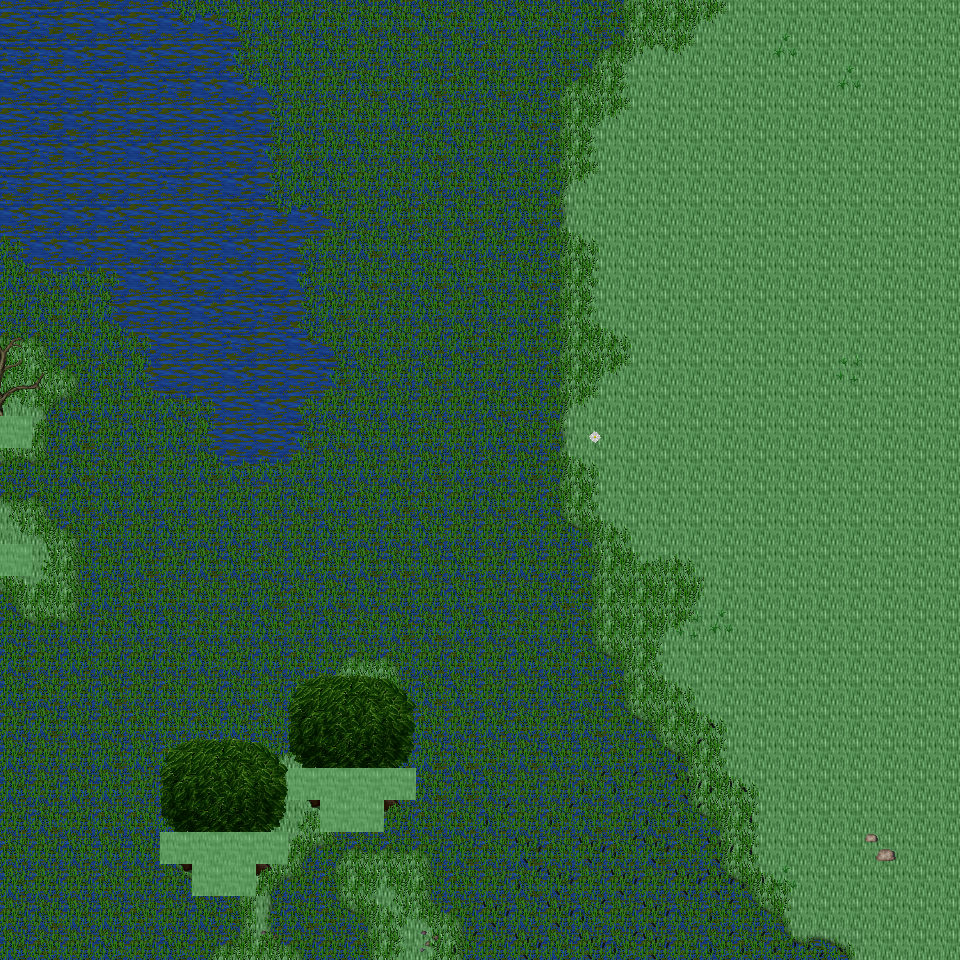

This is a level from a 2D game, rendered from its Tiled map with the project's own tilesets. A one-line summary and the map file follow, with tile-layer data summarised:
An orthogonal 30x30 tile map with 32x32 px tiles, 6 tile layers (Ground, Object, Object2, Above, ...), 35 tilesets and 6 objects (6x mapExit).

<map version="1.0" orientation="orthogonal" renderorder="right-down" width="30" height="30" tilewidth="32" tileheight="32" nextobjectid="7">
  <tileset firstgid="1" name="tileset_ground_ground" tilewidth="32" tileheight="32" tilecount="33" columns="3">
    <image source="../drawable/tileset_ground_ground.png" width="96" height="352" />
  </tileset>
  <tileset firstgid="34" name="tileset_plant_grasses" tilewidth="32" tileheight="32" tilecount="6" columns="3">
    <image source="../drawable/tileset_plant_grasses.png" width="96" height="64" />
  </tileset>
  <tileset firstgid="40" name="tileset_plant_flower_daisy_white" tilewidth="32" tileheight="32" tilecount="8" columns="2">
    <image source="../drawable/tileset_plant_flower_daisy_white.png" width="64" height="128" />
  </tileset>
  <tileset firstgid="48" name="tileset_ground_grass_edges" tilewidth="32" tileheight="32" tilecount="36" columns="12">
    <image source="../drawable/tileset_ground_grass_edges.png" width="384" height="96" />
  </tileset>
  <tileset firstgid="84" name="tileset_ground_grass_corners" tilewidth="32" tileheight="32" tilecount="24" columns="6">
    <image source="../drawable/tileset_ground_grass_corners.png" width="192" height="128" />
  </tileset>
  <tileset firstgid="108" name="tileset_ground_earth_edges" tilewidth="32" tileheight="32" tilecount="18" columns="6">
    <image source="../drawable/tileset_ground_earth_edges.png" width="192" height="96" />
  </tileset>
  <tileset firstgid="126" name="tileset_ground_rock_pebbles" tilewidth="32" tileheight="32" tilecount="3" columns="1">
    <image source="../drawable/tileset_ground_rock_pebbles.png" width="32" height="96" />
  </tileset>
  <tileset firstgid="129" name="tileset_plant_flower_daisy_yellow" tilewidth="32" tileheight="32" tilecount="8" columns="2">
    <image source="../drawable/tileset_plant_flower_daisy_yellow.png" width="64" height="128" />
  </tileset>
  <tileset firstgid="137" name="tileset_plant_flower_daisy_red" tilewidth="32" tileheight="32" tilecount="8" columns="2">
    <image source="../drawable/tileset_plant_flower_daisy_red.png" width="64" height="128" />
  </tileset>
  <tileset firstgid="145" name="tileset_plant_tree_tree_fluffy" tilewidth="32" tileheight="32" tilecount="12" columns="4">
    <image source="../drawable/tileset_plant_tree_tree_fluffy.png" width="128" height="96" />
  </tileset>
  <tileset firstgid="157" name="tileset_logic_creature_undead" tilewidth="32" tileheight="32" tilecount="16" columns="8">
    <image source="../drawable/tileset_logic_creature_undead.png" width="256" height="64" />
  </tileset>
  <tileset firstgid="173" name="tileset_logic_collision" tilewidth="32" tileheight="32" tilecount="1" columns="1">
    <image source="../drawable/tileset_logic_collision.png" width="32" height="32" />
  </tileset>
  <tileset firstgid="174" name="tileset_ground_water_swamp_water" tilewidth="32" tileheight="32" tilecount="33" columns="3">
    <image source="../drawable/tileset_ground_water_swamp_water.png" width="96" height="352" />
  </tileset>
  <tileset firstgid="207" name="tileset_plant_tree_tree_darkgreen" tilewidth="32" tileheight="32" tilecount="88" columns="8">
    <image source="../drawable/tileset_plant_tree_tree_darkgreen.png" width="256" height="352" />
  </tileset>
  <tileset firstgid="295" name="tileset_plant_grasses_swamp" tilewidth="32" tileheight="32" tilecount="42" columns="6">
    <image source="../drawable/tileset_plant_grasses_swamp.png" width="192" height="224" />
  </tileset>
  <tileset firstgid="337" name="tileset_building_stone_ruins" tilewidth="32" tileheight="32" tilecount="72" columns="6">
    <image source="../drawable/tileset_building_stone_ruins.png" width="192" height="384" />
  </tileset>
  <tileset firstgid="409" name="tileset_item_gothic_large_gravestone" tilewidth="32" tileheight="32" tilecount="9" columns="3">
    <image source="../drawable/tileset_item_gothic_large_gravestone.png" width="96" height="96" />
  </tileset>
  <tileset firstgid="418" name="tileset_item_gothic_skull_post" tilewidth="32" tileheight="32" tilecount="2" columns="1">
    <image source="../drawable/tileset_item_gothic_skull_post.png" width="32" height="64" />
  </tileset>
  <tileset firstgid="420" name="tileset_item_gothic_tombstone_2" tilewidth="32" tileheight="32" tilecount="8" columns="2">
    <image source="../drawable/tileset_item_gothic_tombstone_2.png" width="64" height="128" />
  </tileset>
  <tileset firstgid="428" name="tileset_item_statue_broken_green_column" tilewidth="32" tileheight="32" tilecount="2" columns="1">
    <image source="../drawable/tileset_item_statue_broken_green_column.png" width="32" height="64" />
  </tileset>
  <tileset firstgid="430" name="tileset_item_statue_broken_lion" tilewidth="32" tileheight="32" tilecount="6" columns="2">
    <image source="../drawable/tileset_item_statue_broken_lion.png" width="64" height="96" />
  </tileset>
  <tileset firstgid="436" name="tileset_item_statue_green_stone" tilewidth="32" tileheight="32" tilecount="12" columns="4">
    <image source="../drawable/tileset_item_statue_green_stone.png" width="128" height="96" />
  </tileset>
  <tileset firstgid="448" name="tileset_ground_slate_tiles" tilewidth="32" tileheight="32" tilecount="15" columns="5">
    <image source="../drawable/tileset_ground_slate_tiles.png" width="160" height="96" />
  </tileset>
  <tileset firstgid="463" name="tileset_ground_rock_rocks" tilewidth="32" tileheight="32" tilecount="4" columns="2">
    <image source="../drawable/tileset_ground_rock_rocks.png" width="64" height="64" />
  </tileset>
  <tileset firstgid="467" name="tileset_ground_rock_rocks_2" tilewidth="32" tileheight="32" tilecount="4" columns="2">
    <image source="../drawable/tileset_ground_rock_rocks_2.png" width="64" height="64" />
  </tileset>
  <tileset firstgid="471" name="tileset_ground_rock_rocks_3" tilewidth="32" tileheight="32" tilecount="16" columns="4">
    <image source="../drawable/tileset_ground_rock_rocks_3.png" width="128" height="128" />
  </tileset>
  <tileset firstgid="487" name="tileset_plant_stump_hollow_logs" tilewidth="32" tileheight="32" tilecount="6" columns="3">
    <image source="../drawable/tileset_plant_stump_hollow_logs.png" width="96" height="64" />
  </tileset>
  <tileset firstgid="493" name="tileset_plant_tree_dead_tree_2" tilewidth="32" tileheight="32" tilecount="20" columns="4">
    <image source="../drawable/tileset_plant_tree_dead_tree_2.png" width="128" height="160" />
  </tileset>
  <tileset firstgid="513" name="tileset_plant_tree_dead_tree_3" tilewidth="32" tileheight="32" tilecount="16" columns="4">
    <image source="../drawable/tileset_plant_tree_dead_tree_3.png" width="128" height="128" />
  </tileset>
  <tileset firstgid="529" name="tileset_item_corpse_skeleton" tilewidth="32" tileheight="32" tilecount="4" columns="2">
    <image source="../drawable/tileset_item_corpse_skeleton.png" width="64" height="64" />
  </tileset>
  <tileset firstgid="533" name="tileset_item_corpse_swamp_sunken" tilewidth="32" tileheight="32" tilecount="32" columns="8">
    <image source="../drawable/tileset_item_corpse_swamp_sunken.png" width="256" height="128" />
  </tileset>
  <tileset firstgid="565" name="tileset_object_rock_pillars_stone" tilewidth="32" tileheight="32" tilecount="36" columns="6">
    <image source="../drawable/tileset_object_rock_pillars_stone.png" width="192" height="192" />
  </tileset>
  <tileset firstgid="601" name="tileset_logic_creature_undead_skeleton" tilewidth="32" tileheight="32" tilecount="6" columns="6">
    <image source="../drawable/tileset_logic_creature_undead_skeleton.png" width="192" height="32" />
  </tileset>
  <tileset firstgid="607" name="tileset_logic_creature_undead_specter" tilewidth="32" tileheight="32" tilecount="6" columns="6">
    <image source="../drawable/tileset_logic_creature_undead_specter.png" width="192" height="32" />
  </tileset>
  <tileset firstgid="613" name="tileset_logic_creature_undead_zombie" tilewidth="32" tileheight="32" tilecount="5" columns="5">
    <image source="../drawable/tileset_logic_creature_undead_zombie.png" width="160" height="32" />
  </tileset>
  <layer name="Ground" width="30" height="30">
    <data>[900 cells, 900 non-empty, 21 distinct tile ids]</data>
  </layer>
  <layer name="Object" width="30" height="30">
    <data>[900 cells, 30 non-empty, 18 distinct tile ids]</data>
  </layer>
  <layer name="Object2" width="30" height="30">
    <data>[900 cells, 549 non-empty, 24 distinct tile ids]</data>
  </layer>
  <layer name="Above" width="30" height="30">
    <data>[900 cells, 35 non-empty, 21 distinct tile ids]</data>
  </layer>
  <layer name="Above2" width="30" height="30">
    <data>[900 cells, 0 non-empty, 0 distinct tile ids]</data>
  </layer>
  <layer name="Walkable" width="30" height="30">
    <data>[900 cells, 14 non-empty, 1 distinct tile ids]</data>
  </layer>
  <objectgroup name="MapEvents">
    <object id="1" name="north" type="mapExit" x="0" y="0" width="960" height="32">
      <properties>
        <property name="map" value="level_0_x207_y42" />
        <property name="x" value="0" />
        <property name="y" value="28" />
      </properties>
    </object>
    <object id="2" name="south" type="mapExit" x="0" y="928" width="960" height="32">
      <properties>
        <property name="map" value="level_0_x207_y44" />
        <property name="x" value="0" />
        <property name="y" value="1" />
      </properties>
    </object>
    <object id="3" name="west" type="mapExit" x="0" y="0" width="32" height="416">
      <properties>
        <property name="map" value="level_0_x206_y43" />
        <property name="x" value="28" />
        <property name="y" value="0" />
      </properties>
    </object>
    <object id="4" name="west2" type="mapExit" x="0" y="448" width="32" height="96">
      <properties>
        <property name="map" value="level_0_x206_y43" />
        <property name="x" value="28" />
        <property name="y" value="14" />
      </properties>
    </object>
    <object id="5" name="west3" type="mapExit" x="0" y="576" width="32" height="384">
      <properties>
        <property name="map" value="level_0_x206_y43" />
        <property name="x" value="28" />
        <property name="y" value="18" />
      </properties>
    </object>
    <object id="6" name="east" type="mapExit" x="928" y="0" width="32" height="960">
      <properties>
        <property name="map" value="level_0_x208_y43" />
        <property name="x" value="1" />
        <property name="y" value="0" />
      </properties>
    </object>
  </objectgroup>
</map>
